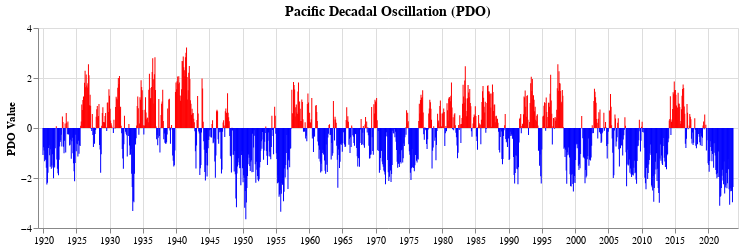

The code cell stored with this chart in its notebook:
### Code cell
title = alt.TitleParams(
   text='Pacific Decadal Oscillation (PDO)',
   anchor='middle',
   fontSize=14,
   fontWeight='bold')

pdo_bar = alt.Chart(pdo, title=title).mark_bar(size=1).encode(
    alt.X("date:T", title=None),
    alt.Y("pdo:Q", title="PDO Value", stack=None),
    color=alt.condition(
        alt.datum.pdo >= 0,
        alt.value("red"),  # The positive color
        alt.value("blue")  # The negative color
    ),
    tooltip=[alt.Tooltip('date', title="Date"), alt.Tooltip('pdo', title="PDO value")]
).properties(width=700, height=200)

pdo_bar.interactive()

### Figure 1 — Vega-Lite specification as saved in the notebook (floating-point values rounded to 4 significant figures; data arrays with more than 128 entries replaced by an {"elided": "..."} marker saying what was removed)
{"config": {"view": {"continuousWidth": 400, "continuousHeight": 300}}, "data": {"name": "data-5de1988e0e60ac0cfa6957ce51f14c66"}, "mark": {"type": "bar", "size": 1}, "encoding": {"color": {"condition": {"value": "red", "test": "(datum.pdo >= 0)"}, "value": "blue"}, "tooltip": [{"field": "date", "title": "Date", "type": "temporal"}, {"field": "pdo", "title": "PDO value", "type": "quantitative"}], "x": {"field": "date", "title": null, "type": "temporal"}, "y": {"field": "pdo", "stack": null, "title": "PDO Value", "type": "quantitative"}}, "height": 200, "selection": {"selector001": {"type": "interval", "bind": "scales", "encodings": ["x", "y"]}}, "title": {"text": "Pacific Decadal Oscillation (PDO)", "anchor": "middle", "fontSize": 14, "fontWeight": "bold"}, "width": 700, "$schema": "https://vega.github.io/schema/vega-lite/v4.17.0.json", "datasets": {"data-5de1988e0e60ac0cfa6957ce51f14c66": {"elided": "1246 records"}}}
